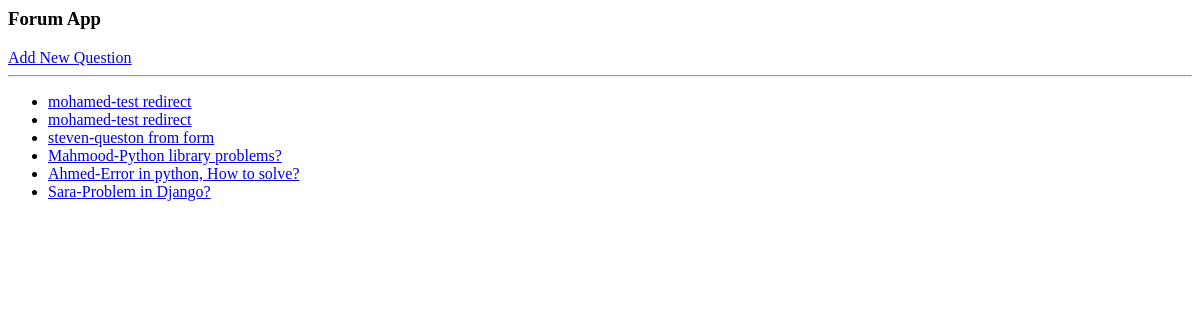
The app's page /questions/, older data.
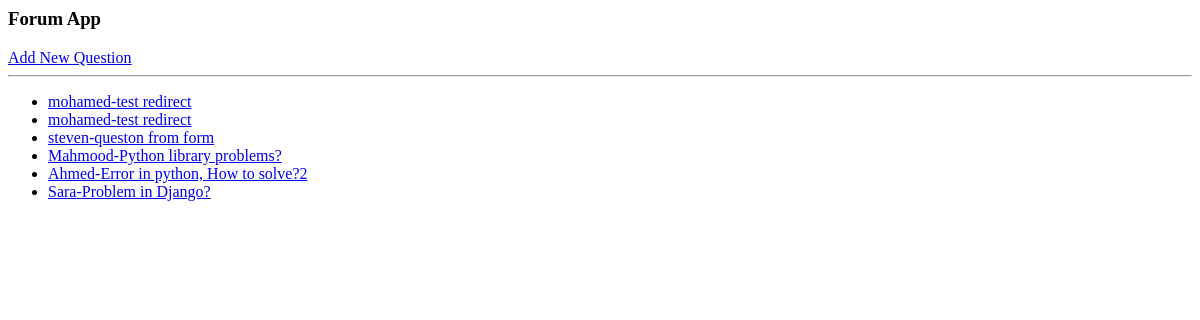
The same page, newer data.
### forum/models.py (models this page shows)
class Question(models.Model):
    question=models.CharField(max_length=300)
    author=models.CharField(max_length=50)
    create_date=models.DateTimeField(default=timezone.now)
    def __str__(self):
        return self.question
    class Meta:
        ordering=["-id"]

### forum/views.py (the view)
# urls.py: path('questions/',questions_list),
def questions_list(request):
    data=Question.objects.all()
    return render(request,'forum/list.html',{'data':data})

### forum/templates/forum/list.html
<h3>Forum App</h3>
<a href="/questions/add"> Add New Question </a>
<hr>
<ul>
    {% for question in data %}
    <li><a href="/questions/{{question.id}}">{{question.author}}-{{question}}</a></li>
    {% endfor %}
</ul>

Row changes from the older to the newer data that the page shows:
changed Question "Ahmed": question "Error in python, How to solve?" → "Error in python, How to solve?2"
